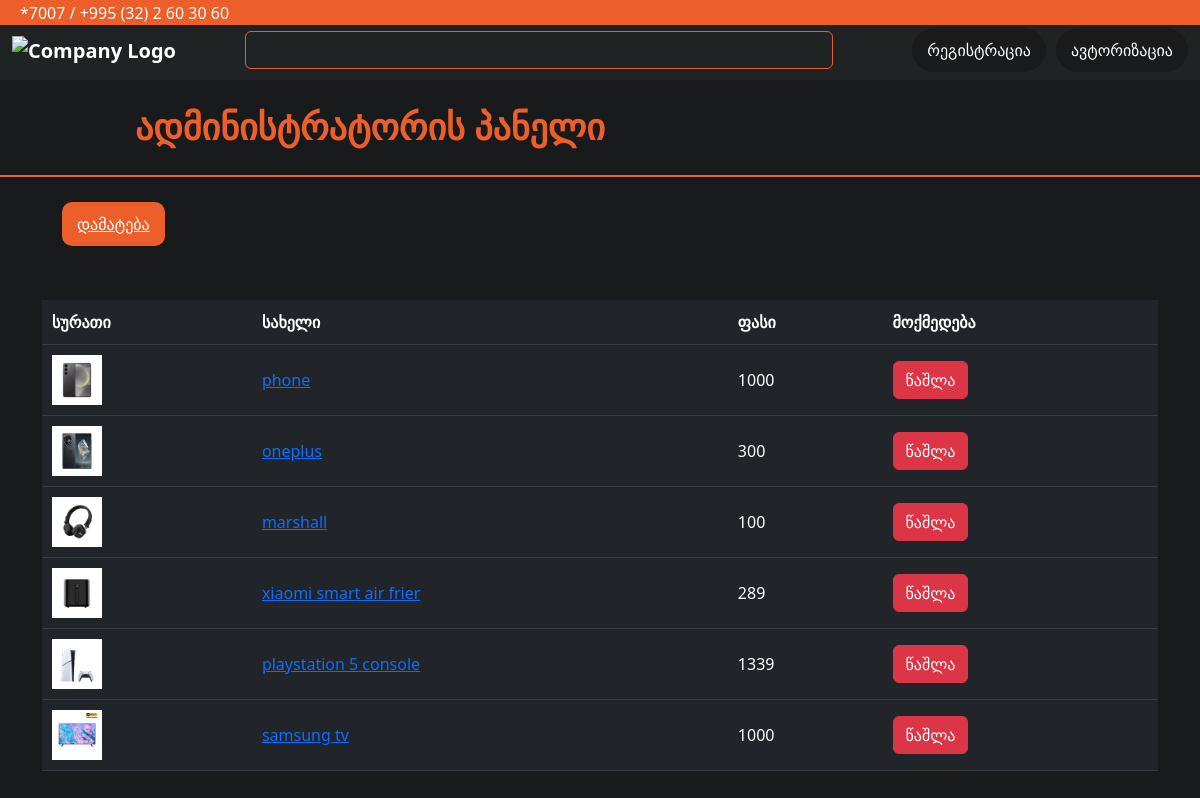
Page /admin_page on the committed database.
### app.py (models this page shows)
class Product(db.Model):
    id = db.Column(db.Integer, primary_key=True)
    price = db.Column(db.Integer)
    name = db.Column(db.String(30))
    image = db.Column(db.String(500))

### app.py (the view)
@app.route("/admin_page")
def admin_page():
    return render_template("admin.html", products=Product.query.all())

### templates/admin.html (shortened to what this page needs)
<!DOCTYPE html>
<html lang="en">
<head>
    <link href="https://cdn.jsdelivr.net/npm/bootstrap@5.3.0/dist/css/bootstrap.min.css" rel="stylesheet">
</head>
<body>
    <div class="top-bar">
        *7007 / +995 (32) 2 60 30 60
    </div>
    <nav class="navbar navbar-expand-lg navbar-dark">
        <div class="container-fluid">
            <a class="navbar-brand" href="{{ url_for('products') }}">
                <img src="https://zoommer.ge/icons/main-logo.svg" alt="Company Logo">
            </a>
            <form class="d-flex ms-auto mx-auto" method="GET" action="{{ url_for('search_results') }}" style="width: 50%;">
                <input class="form-control" type="search" name="query" placeholder="ძიება" aria-label="Search" style="border-color: #EC5E2A; background-color: #202324; color: white;">
            </form>
            <div class="d-flex align-items-center ms-3">
                {% if 'user' not in session %}
                    <a class="nav-link btn" href="{{ url_for('register') }}">რეგისტრაცია</a>
                    <a class="nav-link btn btn-wishlist" href="{{ url_for('login') }}">ავტორიზაცია</a>
                {% else %}
                    <a class="nav-link btn" href="{{ url_for('logout') }}">გასვლა</a>
                {% endif %}
            </div>
        </div>
    </nav>
    <div class="admin-panel">
        ადმინისტრატორის პანელი
    </div>
    <div class="separator"></div>
    <div class="container mt-5 product-table-container">
        <a class="cart-btn" data-bs-toggle="modal" data-bs-target="#addProductModal">დამატება</a>
        <div id="product-list" class="mt-4">
            <table class="table table-dark product-table">
                <thead>
                    <tr>
                        <th>სურათი</th>
                        <th>სახელი</th>
                        <th>ფასი</th>
                        <th>მოქმედება</th>
                    </tr>
                </thead>
                <tbody>
                    {% for product in products %}
                    <tr id="product-{{ product.id }}">
                        <td><img src="{{ url_for('static', filename=product.image) }}" alt="Product Image"></td>
                        <td><a href="{{ url_for('product', id=product.id) }}">{{ product.name }} </a></td>
                        <td>{{ product.price }}</td>
                        <td>
                            <form action="{{ url_for('delete_product', id=product.id) }}" method="POST">
                                <button type="submit" class="btn btn-danger">წაშლა</button>
                            </form>
                        </td>
                    </tr>
                    {% endfor %}
                </tbody>
            </table>
        </div>
    </div>
</body>
</html>

### templates/admin.html (style rules this page uses)
body { background-color: #181A1B; margin-top: 20px; }
.navbar { background-color: #202324; }
.navbar-brand { color: #fff; font-weight: bold; }
.top-bar { position: fixed; top: 0; left: 0; width: 100%; height: 25px; background-color: #EC5E2A; z-index: 9999; display: flex; align-items: center; justify-content: flex-start; padding-left: 20px; color: #fff; }
.nav-link.btn { padding: 10px 15px; margin-left: 10px; background-color: #191B1C; color: #fff; border-radius: 25px; transition: background-color 0.3s ease; }
.btn.btn-wishlist { border-radius: 25px; transition: background-color 0.3s ease; }
.admin-panel { color: #EC5E2A; font-size: 36px; font-weight: bold; margin-top: 20px; text-align: left; margin-left: 135px; }
.separator { background-color: #EC5E2A; height: 2px; width: 100%; position: absolute; top: 175px; z-index: 1050; }
.container { position: relative; }
.cart-btn { padding: 10px 15px; background-color: #EC5E2A; color: #fff; border-radius: 10px; margin-bottom: 30px; display: inline-block; margin-left: 20px }
.product-table th, .product-table td { color: #fff; padding: 10px; vertical-align: middle; }
.product-table img { width: 50px; height: auto; }
.product-table-container { margin-top: 40px; }

### rows in the picture
Product: image (picture), name "phone", price "1000"
Product: image (picture), name "oneplus", price "300"
Product: image (picture), name "marshall", price "100"
Product: image (picture), name "xiaomi smart air frier", price "289"
Product: image (picture), name "playstation 5 console", price "1339"
Product: image (picture), name "samsung tv", price "1000"
